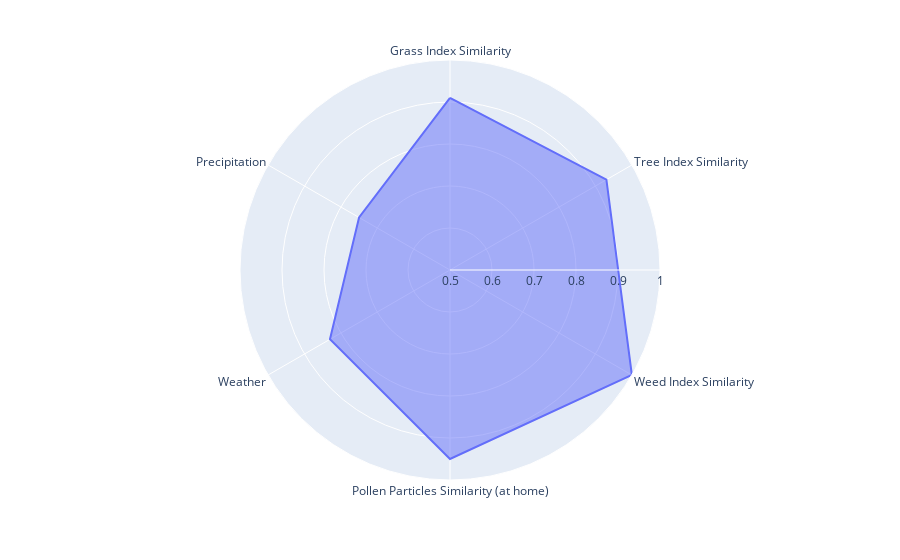

The code cell stored with this chart in its notebook:
### Code cell
import plotly.express as px

df=pd.DataFrame( {
  'r':[.91, .93, 1, .95, .83, .75],
  'theta':['Grass Index Similarity','Tree Index Similarity','Weed Index Similarity', 'Pollen Particles Similarity (at home)', 'Weather', 'Precipitation'],
})

fig = px.line_polar(df, r='r', theta='theta', line_close=True)

fig.update_traces(fill='toself')

fig.update_layout(
    polar = {
      "radialaxis_range" : [.5, 1],

    })

fig.show()

### Figure 1 — Plotly figure (JSON) as saved in the notebook; plotly's stock layout.template omitted (floating-point values rounded to 4 significant figures)
{"data": [{"fill": "toself", "hovertemplate": "r=%{r}<br>theta=%{theta}<extra></extra>", "legendgroup": "", "line": {"color": "#636efa", "dash": "solid"}, "marker": {"symbol": "circle"}, "mode": "lines", "name": "", "r": [0.91, 0.93, 1, 0.95, 0.83, 0.75, 0.91], "showlegend": false, "subplot": "polar", "theta": ["Grass Index Similarity", "Tree Index Similarity", "Weed Index Similarity", "Pollen Particles Similarity (at home)", "Weather", "Precipitation", "Grass Index Similarity"], "type": "scatterpolar"}], "layout": {"legend": {"tracegroupgap": 0}, "margin": {"t": 60}, "polar": {"angularaxis": {"direction": "clockwise", "rotation": 90}, "domain": {"x": [0, 1], "y": [0, 1]}, "radialaxis": {"range": [0.5, 1]}}}}
